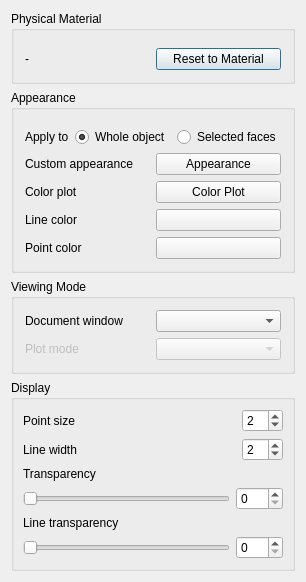
<?xml version="1.0" encoding="UTF-8"?>
<ui version="4.0">
 <class>MatGui::DlgDisplayProperties</class>
 <widget class="QDialog" name="MatGui::DlgDisplayProperties">
  <property name="geometry">
   <rect>
    <x>0</x>
    <y>0</y>
    <width>290</width>
    <height>503</height>
   </rect>
  </property>
  <property name="windowTitle">
   <string>Material and Appearance</string>
  </property>
  <layout class="QGridLayout" name="gridLayout_4">
   <item row="0" column="0">
    <widget class="QGroupBox" name="groupPhysicalMaterial">
     <property name="title">
      <string>Physical Material</string>
     </property>
     <layout class="QVBoxLayout" name="layoutPhysicalMaterial">
      <item>
       <widget class="MatGui::MaterialTreeWidget" name="widgetPhysicalMaterial" native="true">
        <property name="toolTip">
         <string>The material the object is made of. Its appearance gives the look of every face without an appearance override.</string>
        </property>
       </widget>
      </item>
      <item>
       <layout class="QHBoxLayout" name="layoutLookSource">
        <item>
         <widget class="QLabel" name="labelLookSource">
          <property name="text">
           <string notr="true">-</string>
          </property>
          <property name="wordWrap">
           <bool>true</bool>
          </property>
         </widget>
        </item>
        <item>
         <widget class="QPushButton" name="buttonResetToMaterial">
          <property name="toolTip">
           <string>Removes the appearance overrides so that the look comes from the physical material again</string>
          </property>
          <property name="text">
           <string>Reset to Material</string>
          </property>
         </widget>
        </item>
       </layout>
      </item>
     </layout>
    </widget>
   </item>
   <item row="2" column="0">
    <widget class="QGroupBox" name="groupBox1">
     <property name="title">
      <string>Viewing Mode</string>
     </property>
     <layout class="QGridLayout" name="gridLayout_3">
      <property name="leftMargin">
       <number>11</number>
      </property>
      <property name="topMargin">
       <number>11</number>
      </property>
      <property name="rightMargin">
       <number>11</number>
      </property>
      <property name="bottomMargin">
       <number>11</number>
      </property>
      <item row="0" column="0">
       <layout class="QHBoxLayout">
        <property name="spacing">
         <number>6</number>
        </property>
        <property name="leftMargin">
         <number>0</number>
        </property>
        <property name="topMargin">
         <number>0</number>
        </property>
        <property name="rightMargin">
         <number>0</number>
        </property>
        <property name="bottomMargin">
         <number>0</number>
        </property>
        <item>
         <widget class="QLabel" name="textLabel1">
          <property name="text">
           <string>Document window</string>
          </property>
         </widget>
        </item>
        <item>
         <widget class="QComboBox" name="changeMode"/>
        </item>
       </layout>
      </item>
      <item row="1" column="0">
       <layout class="QHBoxLayout">
        <property name="spacing">
         <number>6</number>
        </property>
        <property name="leftMargin">
         <number>0</number>
        </property>
        <property name="topMargin">
         <number>0</number>
        </property>
        <property name="rightMargin">
         <number>0</number>
        </property>
        <property name="bottomMargin">
         <number>0</number>
        </property>
        <item>
         <widget class="QLabel" name="textLabel1_3">
          <property name="enabled">
           <bool>false</bool>
          </property>
          <property name="text">
           <string>Plot mode</string>
          </property>
         </widget>
        </item>
        <item>
         <widget class="QComboBox" name="changePlot">
          <property name="enabled">
           <bool>false</bool>
          </property>
         </widget>
        </item>
       </layout>
      </item>
     </layout>
    </widget>
   </item>
   <item row="3" column="0">
    <widget class="QGroupBox" name="groupBox2">
     <property name="title">
      <string>Display</string>
     </property>
     <layout class="QGridLayout" name="gridLayout1">
      <property name="leftMargin">
       <number>9</number>
      </property>
      <property name="topMargin">
       <number>9</number>
      </property>
      <property name="rightMargin">
       <number>9</number>
      </property>
      <property name="bottomMargin">
       <number>9</number>
      </property>
      <property name="spacing">
       <number>6</number>
      </property>
      <item row="0" column="0">
       <layout class="QHBoxLayout">
        <property name="spacing">
         <number>6</number>
        </property>
        <property name="leftMargin">
         <number>0</number>
        </property>
        <property name="topMargin">
         <number>0</number>
        </property>
        <property name="rightMargin">
         <number>0</number>
        </property>
        <property name="bottomMargin">
         <number>0</number>
        </property>
        <item>
         <widget class="QLabel" name="textLabel2">
          <property name="text">
           <string>Point size</string>
          </property>
         </widget>
        </item>
        <item>
         <spacer>
          <property name="orientation">
           <enum>Qt::Horizontal</enum>
          </property>
          <property name="sizeType">
           <enum>QSizePolicy::Expanding</enum>
          </property>
          <property name="sizeHint" stdset="0">
           <size>
            <width>71</width>
            <height>20</height>
           </size>
          </property>
         </spacer>
        </item>
        <item>
         <widget class="QSpinBox" name="spinPointSize">
          <property name="minimum">
           <number>1</number>
          </property>
          <property name="maximum">
           <number>64</number>
          </property>
          <property name="value">
           <number>2</number>
          </property>
         </widget>
        </item>
       </layout>
      </item>
      <item row="1" column="0">
       <layout class="QHBoxLayout">
        <property name="spacing">
         <number>6</number>
        </property>
        <property name="leftMargin">
         <number>0</number>
        </property>
        <property name="topMargin">
         <number>0</number>
        </property>
        <property name="rightMargin">
         <number>0</number>
        </property>
        <property name="bottomMargin">
         <number>0</number>
        </property>
        <item>
         <widget class="QLabel" name="textLabel3">
          <property name="text">
           <string>Line width</string>
          </property>
         </widget>
        </item>
        <item>
         <spacer>
          <property name="orientation">
           <enum>Qt::Horizontal</enum>
          </property>
          <property name="sizeType">
           <enum>QSizePolicy::Expanding</enum>
          </property>
          <property name="sizeHint" stdset="0">
           <size>
            <width>71</width>
            <height>20</height>
           </size>
          </property>
         </spacer>
        </item>
        <item>
         <widget class="QSpinBox" name="spinLineWidth">
          <property name="minimum">
           <number>1</number>
          </property>
          <property name="maximum">
           <number>64</number>
          </property>
          <property name="value">
           <number>2</number>
          </property>
         </widget>
        </item>
       </layout>
      </item>
      <item row="2" column="0">
       <widget class="QLabel" name="textLabel1_2">
        <property name="text">
         <string>Transparency</string>
        </property>
       </widget>
      </item>
      <item row="3" column="0">
       <layout class="QHBoxLayout">
        <property name="spacing">
         <number>6</number>
        </property>
        <property name="leftMargin">
         <number>0</number>
        </property>
        <property name="topMargin">
         <number>0</number>
        </property>
        <property name="rightMargin">
         <number>0</number>
        </property>
        <property name="bottomMargin">
         <number>0</number>
        </property>
        <item>
         <widget class="QSlider" name="horizontalSlider">
          <property name="maximum">
           <number>100</number>
          </property>
          <property name="orientation">
           <enum>Qt::Horizontal</enum>
          </property>
         </widget>
        </item>
        <item>
         <widget class="QSpinBox" name="spinTransparency">
          <property name="sizePolicy">
           <sizepolicy hsizetype="Maximum" vsizetype="Fixed">
            <horstretch>0</horstretch>
            <verstretch>0</verstretch>
           </sizepolicy>
          </property>
          <property name="maximum">
           <number>100</number>
          </property>
          <property name="singleStep">
           <number>5</number>
          </property>
         </widget>
        </item>
       </layout>
      </item>
      <item row="4" column="0">
       <widget class="QLabel" name="label">
        <property name="text">
         <string>Line transparency</string>
        </property>
       </widget>
      </item>
      <item row="5" column="0">
       <layout class="QHBoxLayout">
        <property name="spacing">
         <number>6</number>
        </property>
        <property name="leftMargin">
         <number>0</number>
        </property>
        <property name="topMargin">
         <number>0</number>
        </property>
        <property name="rightMargin">
         <number>0</number>
        </property>
        <property name="bottomMargin">
         <number>0</number>
        </property>
        <item>
         <widget class="QSlider" name="sliderLineTransparency">
          <property name="maximum">
           <number>100</number>
          </property>
          <property name="orientation">
           <enum>Qt::Horizontal</enum>
          </property>
         </widget>
        </item>
        <item>
         <widget class="QSpinBox" name="spinLineTransparency">
          <property name="maximum">
           <number>100</number>
          </property>
          <property name="singleStep">
           <number>5</number>
          </property>
         </widget>
        </item>
       </layout>
      </item>
     </layout>
    </widget>
   </item>
   <item row="1" column="0">
    <widget class="QGroupBox" name="groupBox3">
     <property name="title">
      <string>Appearance</string>
     </property>
     <layout class="QGridLayout" name="gridLayout_2">
      <item row="1" column="0">
       <layout class="QHBoxLayout">
        <property name="spacing">
         <number>6</number>
        </property>
        <property name="leftMargin">
         <number>0</number>
        </property>
        <property name="topMargin">
         <number>0</number>
        </property>
        <property name="rightMargin">
         <number>0</number>
        </property>
        <property name="bottomMargin">
         <number>0</number>
        </property>
        <item>
         <widget class="QLabel" name="labelScope">
          <property name="text">
           <string>Apply to</string>
          </property>
         </widget>
        </item>
        <item>
         <widget class="QRadioButton" name="radioScopeObject">
          <property name="toolTip">
           <string>The appearance replaces the look of the whole object, including its faces</string>
          </property>
          <property name="text">
           <string>Whole object</string>
          </property>
          <property name="checked">
           <bool>true</bool>
          </property>
         </widget>
        </item>
        <item>
         <widget class="QRadioButton" name="radioScopeFaces">
          <property name="toolTip">
           <string>The appearance is given to the faces selected in the 3D view</string>
          </property>
          <property name="text">
           <string>Selected faces</string>
          </property>
         </widget>
        </item>
       </layout>
      </item>
      <item row="2" column="0">
       <layout class="QGridLayout" name="gridLayout">
        <item row="1" column="0">
         <widget class="QLabel" name="label_4">
          <property name="text">
           <string>Color plot</string>
          </property>
         </widget>
        </item>
        <item row="0" column="0">
         <widget class="QLabel" name="label_6">
          <property name="text">
           <string>Custom appearance</string>
          </property>
         </widget>
        </item>
        <item row="3" column="1">
         <widget class="Gui::ColorButton" name="buttonPointColor"/>
        </item>
        <item row="3" column="0">
         <widget class="QLabel" name="label_5">
          <property name="text">
           <string>Point color</string>
          </property>
         </widget>
        </item>
        <item row="2" column="0">
         <widget class="QLabel" name="label_3">
          <property name="text">
           <string>Line color</string>
          </property>
         </widget>
        </item>
        <item row="1" column="1">
         <widget class="QPushButton" name="buttonColorPlot">
          <property name="text">
           <string notr="true">Color Plot</string>
          </property>
         </widget>
        </item>
        <item row="2" column="1">
         <widget class="Gui::ColorButton" name="buttonLineColor"/>
        </item>
        <item row="0" column="1">
         <widget class="QPushButton" name="buttonCustomAppearance">
          <property name="text">
           <string notr="true">Appearance</string>
          </property>
         </widget>
        </item>
       </layout>
      </item>
      <item row="0" column="0">
       <widget class="MatGui::MaterialTreeWidget" name="widgetMaterial" native="true"/>
      </item>
     </layout>
    </widget>
   </item>
  </layout>
 </widget>
 <layoutdefault spacing="6" margin="11"/>
 <customwidgets>
  <customwidget>
   <class>Gui::ColorButton</class>
   <extends>QPushButton</extends>
   <header>Gui/Widgets.h</header>
  </customwidget>
  <customwidget>
   <class>MatGui::MaterialTreeWidget</class>
   <extends>QWidget</extends>
   <header>Mod/Material/Gui/MaterialTreeWidget.h</header>
   <container>1</container>
  </customwidget>
 </customwidgets>
 <tabstops>
  <tabstop>changeMode</tabstop>
  <tabstop>changePlot</tabstop>
  <tabstop>buttonLineColor</tabstop>
  <tabstop>spinPointSize</tabstop>
  <tabstop>spinLineWidth</tabstop>
  <tabstop>horizontalSlider</tabstop>
  <tabstop>spinTransparency</tabstop>
  <tabstop>sliderLineTransparency</tabstop>
  <tabstop>spinLineTransparency</tabstop>
 </tabstops>
 <resources/>
 <connections>
  <connection>
   <sender>spinTransparency</sender>
   <signal>valueChanged(int)</signal>
   <receiver>horizontalSlider</receiver>
   <slot>setValue(int)</slot>
   <hints>
    <hint type="sourcelabel">
     <x>240</x>
     <y>339</y>
    </hint>
    <hint type="destinationlabel">
     <x>113</x>
     <y>339</y>
    </hint>
   </hints>
  </connection>
  <connection>
   <sender>horizontalSlider</sender>
   <signal>valueChanged(int)</signal>
   <receiver>spinTransparency</receiver>
   <slot>setValue(int)</slot>
   <hints>
    <hint type="sourcelabel">
     <x>113</x>
     <y>339</y>
    </hint>
    <hint type="destinationlabel">
     <x>240</x>
     <y>339</y>
    </hint>
   </hints>
  </connection>
  <connection>
   <sender>sliderLineTransparency</sender>
   <signal>valueChanged(int)</signal>
   <receiver>spinLineTransparency</receiver>
   <slot>setValue(int)</slot>
   <hints>
    <hint type="sourcelabel">
     <x>147</x>
     <y>408</y>
    </hint>
    <hint type="destinationlabel">
     <x>246</x>
     <y>393</y>
    </hint>
   </hints>
  </connection>
  <connection>
   <sender>spinLineTransparency</sender>
   <signal>valueChanged(int)</signal>
   <receiver>sliderLineTransparency</receiver>
   <slot>setValue(int)</slot>
   <hints>
    <hint type="sourcelabel">
     <x>254</x>
     <y>402</y>
    </hint>
    <hint type="destinationlabel">
     <x>98</x>
     <y>404</y>
    </hint>
   </hints>
  </connection>
 </connections>
</ui>
